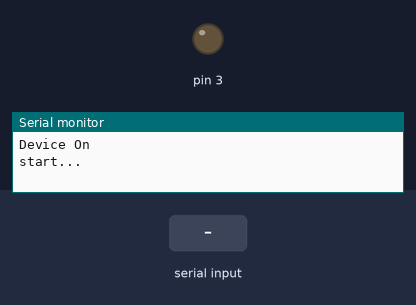
Simulated run of this sketch. Board: Arduino Uno, built with avr-gcc and run on an emulated ATmega328P. Parts: output pins drawn as LEDs (lit = HIGH), the last lines printed to the serial monitor. Inputs (shaded band) come from the test bench.

Above: at 6.2 s.
6.3 s: "90,45\n" received over Serial
At 7.1 s:
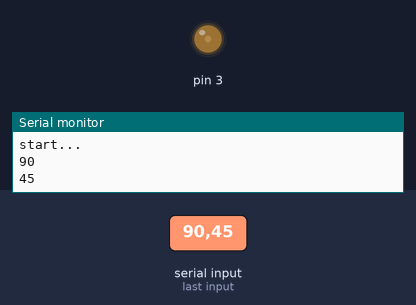
8.9 s: "30,150\n" received over Serial
At 9.8 s:
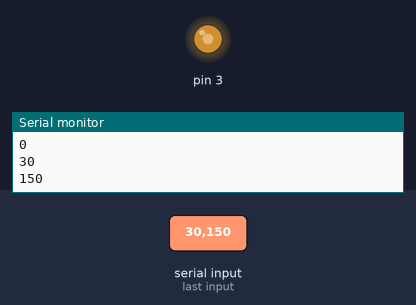
11.5 s: "200\n" received over Serial
At 12.3 s:
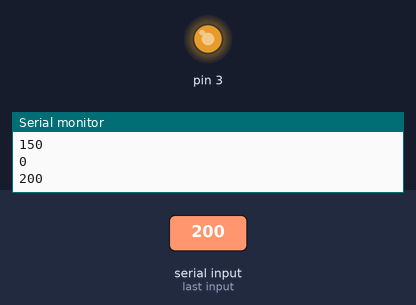
14.1 s: "90\n" received over Serial
At 15.0 s:
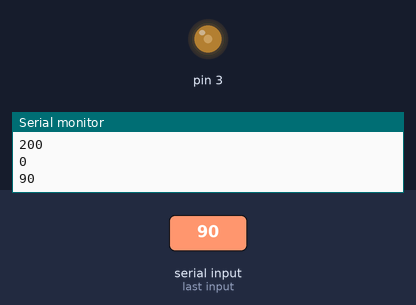
Timing chart, 0 to 17.1 s (numbered marks = the images above; inputs shaded):
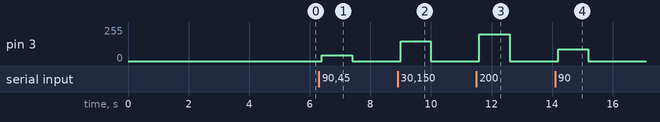

Measured:
- after the input at 6.3 s, pin 3: 0/255 → 45/255 after 0.10 s, → 0/255 1.0 s later
- after the input at 8.9 s, pin 3: 0/255 → 150/255 after 0.10 s, → 0/255 1.0 s later
- after the input at 11.5 s, pin 3: 0/255 → 200/255 after 0.10 s, → 0/255 1.0 s later
- after the input at 14.1 s, pin 3: 0/255 → 90/255 after 0.10 s, → 0/255 1.0 s later

The sketch:

_141003_transistor1.ino
```cpp
/*
objective: use transistor to light up LED on command.
will send controlled signal to transistor, will activate,
and thus the LED will either be turned on or off via the
transistor being activated.
note: PNP
*/

int onflag=0;


void setup(){
pinMode(3,OUTPUT);

Serial.begin(9600);
Serial.println("Device On");
delay(5000);

Serial.println("start...");


}

void loop(){
	delay(100);

	while(Serial.available()>0){
		int value2=Serial.parseInt();
		Serial.println(value2);
		analogWrite(3,value2);
		/*
		if(onflag==0){
			digitalWrite(3,HIGH);
			onflag=1;
			}//caseOFF
		else{
			digitalWrite(3,LOW);
			onflag=0;
			}//caseON
		*/


	}//userinput


}//loop
```
